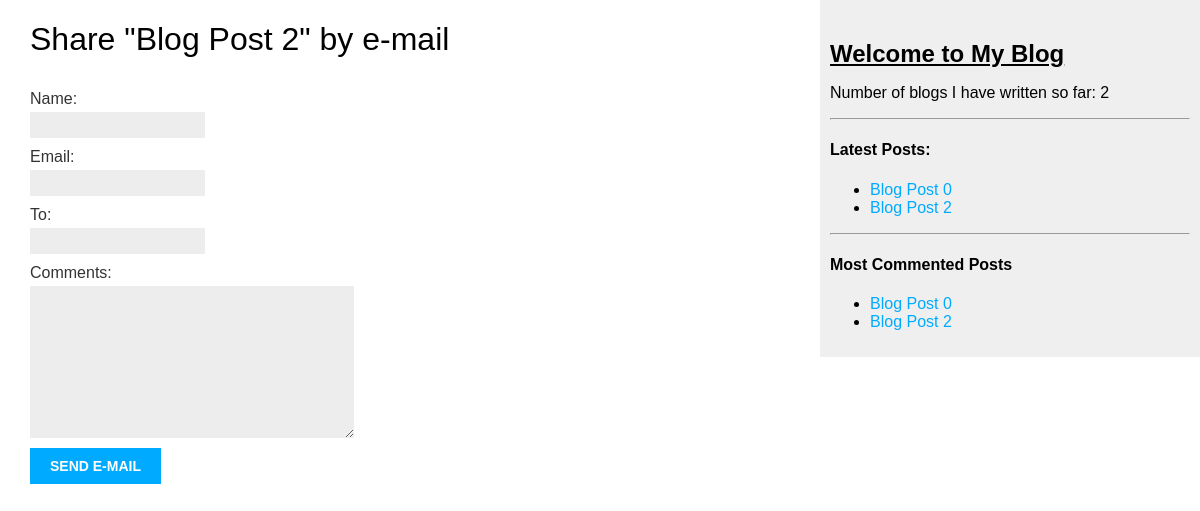
The app's page /blog/3/share/, older data.
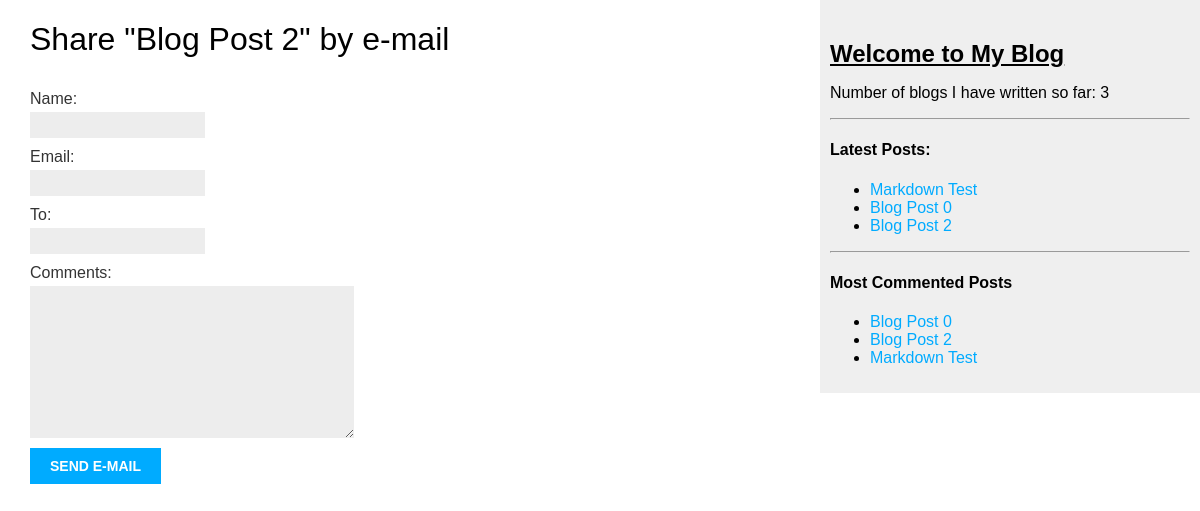
The same page, newer data.
### blog/models.py (models this page shows, shortened)
class Post(models.Model):
    STATUS_CHOICES = (
        ('draft', 'Draft'),
        ('published', 'Published'),
    ) # (A,B) = (Value which will be stored in the model, Value which will be displayed to the user as choice)
    title = models.CharField(max_length=200)
    slug = models.SlugField(max_length=200, unique_for_date='publish')
    author = models.ForeignKey(User, on_delete=models.CASCADE, related_name='blog_posts')
    body = models.TextField()
    publish = models.DateTimeField(default=timezone.now)
    created = models.DateTimeField(auto_now_add=True)
    updated = models.DateTimeField(auto_now=True)
    status = models.CharField(max_length=10, choices=STATUS_CHOICES, default='draft')
    objects = models.Manager() # Default manager
    published = PublishedManager() # Custom manager
    tags = TaggableManager()
    def get_absolute_url(self):
        return reverse(
            'blog:post_detail',
            args = [self.publish.year, self.publish.month, self.publish.day, self.slug]
        )
    class Meta:
        ordering = ('-publish',)
        db_table = 'blog_post' # Default table name is already 'blog_post'

### blog/views.py (the view)
# urls.py: path('<int:post_id>/share/', views.post_share, name='post_share'),
def post_share(request, post_id):
    post = get_object_or_404(Post, id=post_id, status='published')
    sent = False
    if request.method == 'POST':
        form = EmailPostForm(data=request.POST)
        if form.is_valid():
            cd = form.cleaned_data # Creates a dictionary of form fields and its values
            post_url = request.build_absolute_uri(post.get_absolute_url())
            subject = f"{cd['name']} recommends you read {post.title}"
            message = f"Read {post.title} at {post_url}\n\n{cd['name']}\'s comments: {cd['comments']}"
            send_mail(subject, message, 'somedummyid@gmail.com', [cd['to']])
            sent = True
    else:
        form = EmailPostForm()
    return render(request, 'blog/post/share.html', {'post': post, 'form': form, 'sent': sent})

### blog/forms.py
class EmailPostForm(forms.Form):
    name = forms.CharField(max_length=50)
    email = forms.EmailField()
    to = forms.EmailField()
    comments = forms.CharField(required=False, widget=forms.Textarea)

### blog/models.py (called while the page is built)
    def get_queryset(self):
        return super(PublishedManager, self).get_queryset().filter(status='published')

### blog/templatetags/block_tags.py (called while the page is built)
@register.simple_tag
def total_posts():
    return Post.published.count()

@register.inclusion_tag('blog/post/latest_posts.html')
def show_latest_posts(count = 5):
    latest_posts = Post.published.order_by('-publish')[:count]
    return {'latest_posts': latest_posts}

@register.simple_tag
def get_most_commented_posts(count=5):
    return Post.published.annotate(total_comments = Count('comments')).order_by('-total_comments')[:count]

### blog/templates/blog/post/share.html (shortened to what this page needs)
{% extends 'blog/base.html' %}
{% block content %}
    {% if sent %}
        <h1>E-mail Sent Successfully</h1>
        <p>
            "{{ post.title }}" was successfully sent to {{ form.cleaned_data.to }}.
        </p>
    {% else %}
        <h1>Share "{{ post.title }}" by e-mail</h1>
        <form method="post">
            {{ form.as_p }}
            <input type="submit" value="Send e-mail">
        </form>
    {% endif %}
{% endblock %}

### blog/templates/blog/base.html (shortened to what this page needs)
{% load static %}
{% load block_tags %}
<!DOCTYPE html>
<html>
    <head>
        <link href="{% static 'css/blog.css' %}" rel="stylesheet">
    </head>
    <body>
        <div id="content">
            {% block content %}
            {% endblock %}
        </div>
        <div id="sidebar">
            <h2><b><u>Welcome to My Blog</u></b></h2>
            <p>Number of blogs I have written so far: {% total_posts %}</p>
            <hr>
            <h4>Latest Posts:</h4>
            {% show_latest_posts %}
            <hr>
            <div>
                <h4>Most Commented Posts</h4>
                {% get_most_commented_posts as most_commented_posts %}
                <ul>
                    {% for post in most_commented_posts %}
                    <li>
                        <a href="{{ post.get_absolute_url }}">{{ post.title }}</a>
                    </li>
                    {% endfor %}
                </ul>
            </div>
        </div>
    </body>
</html>

### blog/templates/blog/post/latest_posts.html
<ul>
    {% for post in latest_posts %}
    <li>
        <a href="{{ post.get_absolute_url }}">{{ post.title }}</a>
    </li>
    {% endfor %}
</ul>

Row changes from the older to the newer data that the page shows:
added Post: title "Markdown Test"
Text that changed along with them:
text no longer shown: "2"
text now shown: "3"
